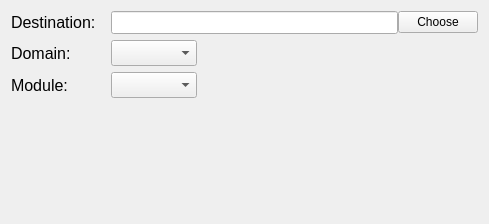
<?xml version="1.0" encoding="UTF-8"?>
<ui version="4.0">
 <class>Form</class>
 <widget class="QWidget" name="Form">
  <property name="geometry">
   <rect>
    <x>0</x>
    <y>0</y>
    <width>489</width>
    <height>224</height>
   </rect>
  </property>
  <property name="windowTitle">
   <string>Form</string>
  </property>
  <layout class="QHBoxLayout" name="horizontalLayout">
   <item>
    <layout class="QVBoxLayout" name="verticalLayout">
     <item>
      <widget class="QWidget" name="destination_widget" native="true">
       <property name="sizePolicy">
        <sizepolicy hsizetype="Preferred" vsizetype="Preferred">
         <horstretch>0</horstretch>
         <verstretch>0</verstretch>
        </sizepolicy>
       </property>
       <property name="minimumSize">
        <size>
         <width>0</width>
         <height>0</height>
        </size>
       </property>
       <layout class="QHBoxLayout" name="horizontalLayout_2">
        <property name="spacing">
         <number>0</number>
        </property>
        <property name="leftMargin">
         <number>0</number>
        </property>
        <property name="topMargin">
         <number>0</number>
        </property>
        <property name="rightMargin">
         <number>0</number>
        </property>
        <property name="bottomMargin">
         <number>0</number>
        </property>
        <item>
         <layout class="QVBoxLayout" name="destination_lines">
          <item>
           <layout class="QHBoxLayout" name="dest_dir_line">
            <property name="spacing">
             <number>0</number>
            </property>
            <item>
             <widget class="QLabel" name="label_4">
              <property name="minimumSize">
               <size>
                <width>100</width>
                <height>0</height>
               </size>
              </property>
              <property name="font">
               <font>
                <pointsize>12</pointsize>
               </font>
              </property>
              <property name="text">
               <string>Destination:</string>
              </property>
             </widget>
            </item>
            <item>
             <widget class="QLineEdit" name="dest_file">
              <property name="enabled">
               <bool>true</bool>
              </property>
              <property name="font">
               <font>
                <pointsize>10</pointsize>
               </font>
              </property>
              <property name="readOnly">
               <bool>true</bool>
              </property>
             </widget>
            </item>
            <item>
             <widget class="QPushButton" name="choose_dest">
              <property name="enabled">
               <bool>true</bool>
              </property>
              <property name="text">
               <string>Choose</string>
              </property>
             </widget>
            </item>
           </layout>
          </item>
         </layout>
        </item>
       </layout>
      </widget>
     </item>
     <item>
      <layout class="QHBoxLayout" name="domain_line">
       <property name="spacing">
        <number>0</number>
       </property>
       <item>
        <widget class="QLabel" name="label">
         <property name="minimumSize">
          <size>
           <width>100</width>
           <height>0</height>
          </size>
         </property>
         <property name="font">
          <font>
           <pointsize>12</pointsize>
          </font>
         </property>
         <property name="text">
          <string>Domain:</string>
         </property>
        </widget>
       </item>
       <item>
        <widget class="QComboBox" name="domains">
         <property name="font">
          <font>
           <pointsize>11</pointsize>
          </font>
         </property>
         <property name="editable">
          <bool>false</bool>
         </property>
         <property name="sizeAdjustPolicy">
          <enum>QComboBox::AdjustToContents</enum>
         </property>
        </widget>
       </item>
       <item>
        <spacer name="horizontalSpacer">
         <property name="orientation">
          <enum>Qt::Horizontal</enum>
         </property>
         <property name="sizeHint" stdset="0">
          <size>
           <width>40</width>
           <height>20</height>
          </size>
         </property>
        </spacer>
       </item>
      </layout>
     </item>
     <item>
      <layout class="QHBoxLayout" name="module_line">
       <property name="spacing">
        <number>0</number>
       </property>
       <item>
        <widget class="QLabel" name="label_2">
         <property name="minimumSize">
          <size>
           <width>100</width>
           <height>0</height>
          </size>
         </property>
         <property name="font">
          <font>
           <pointsize>12</pointsize>
          </font>
         </property>
         <property name="text">
          <string>Module:</string>
         </property>
        </widget>
       </item>
       <item>
        <widget class="QComboBox" name="modules">
         <property name="font">
          <font>
           <pointsize>11</pointsize>
          </font>
         </property>
         <property name="sizeAdjustPolicy">
          <enum>QComboBox::AdjustToContents</enum>
         </property>
        </widget>
       </item>
       <item>
        <spacer name="horizontalSpacer_3">
         <property name="orientation">
          <enum>Qt::Horizontal</enum>
         </property>
         <property name="sizeHint" stdset="0">
          <size>
           <width>40</width>
           <height>20</height>
          </size>
         </property>
        </spacer>
       </item>
      </layout>
     </item>
     <item>
      <spacer name="verticalSpacer">
       <property name="orientation">
        <enum>Qt::Vertical</enum>
       </property>
       <property name="sizeHint" stdset="0">
        <size>
         <width>20</width>
         <height>40</height>
        </size>
       </property>
      </spacer>
     </item>
    </layout>
   </item>
  </layout>
 </widget>
 <resources/>
 <connections/>
</ui>
